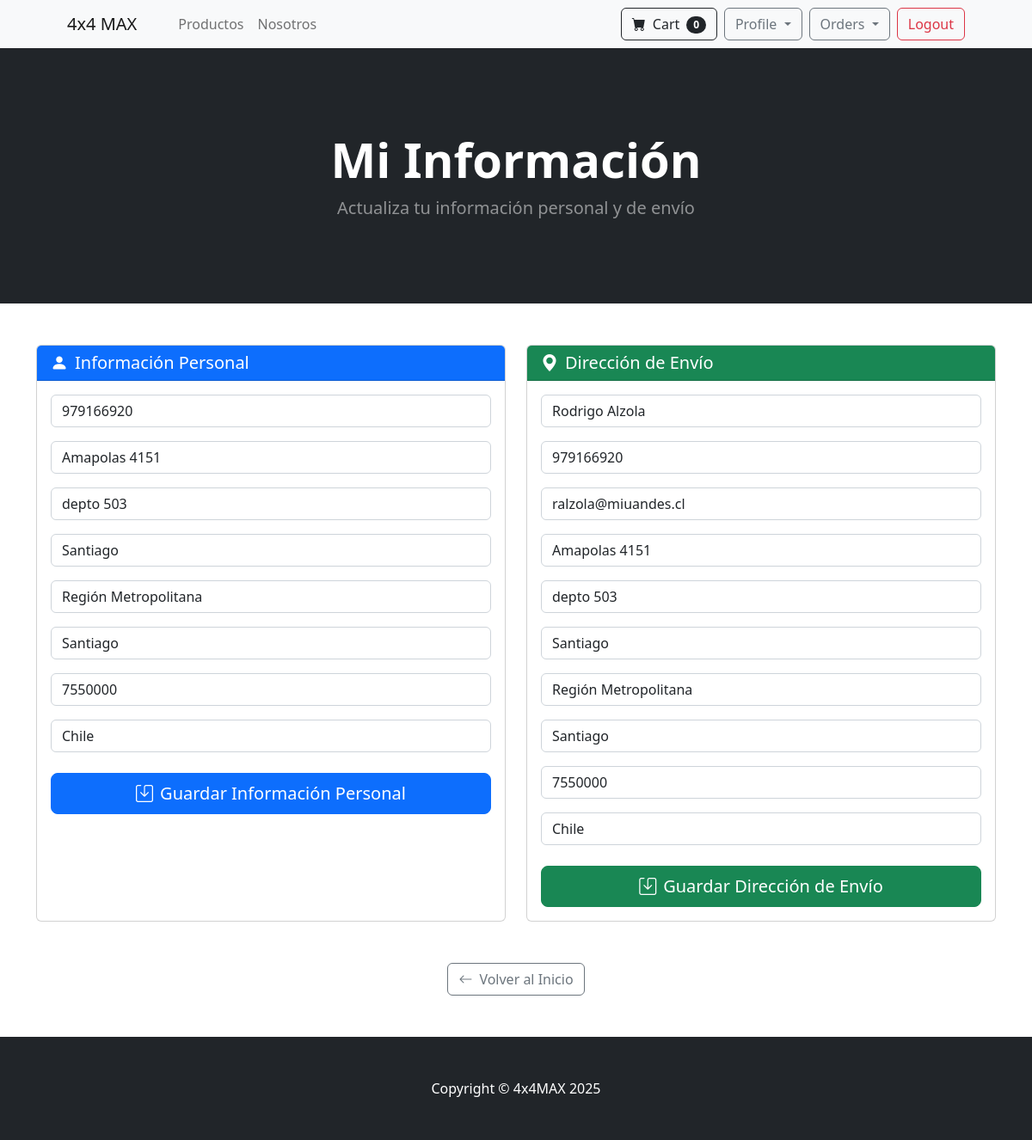
Before: /update_info/ (signed in) with the older database file.
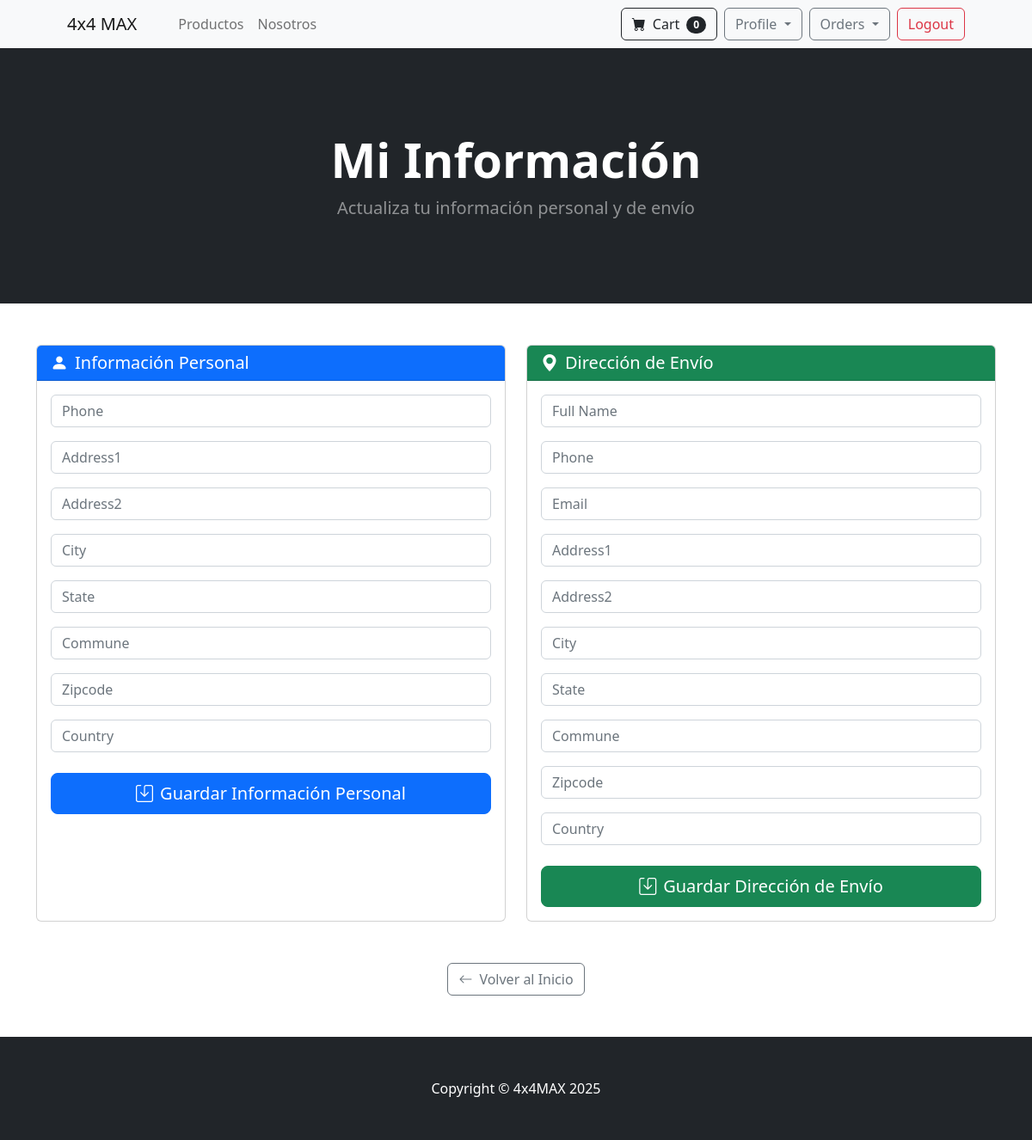
After: the same page with the newer database file.
### store/models.py (models this page shows, shortened)
class Profile(models.Model):
    user = models.OneToOneField(User, on_delete=models.CASCADE)
    full_name = models.CharField(max_length=100, blank=False)
    date_modified = models.DateTimeField(User, auto_now=True)
    phone = models.CharField(max_length=20, blank=False)
    email = models.EmailField(max_length=100, blank=False)
    address1 = models.CharField(max_length=200, blank=True)
    address2 = models.CharField(max_length=200, blank=True)
    city = models.CharField(max_length=200, blank=True)
    state = models.CharField(max_length=200, blank=True)
    commune = models.CharField(max_length=200, blank=True)
    zipcode = models.CharField(max_length=200, blank=True)
    country = models.CharField(max_length=200, blank=True)
    old_cart = models.CharField(max_length=200, blank=True)

### payment/models.py (models this page shows, shortened)
class ShippingAddress(models.Model):
    user = models.ForeignKey(User, on_delete=models.CASCADE, null=True, blank=True)
    shipping_full_name = models.CharField(max_length=255)
    shipping_phone = models.CharField(max_length=20)
    shipping_email = models.CharField(max_length=255)
    shipping_address1 = models.CharField(max_length=255)
    shipping_address2 = models.CharField(max_length=255, null=True, blank=True)
    shipping_city = models.CharField(max_length=255)
    shipping_state = models.CharField(max_length=255)
    shipping_commune = models.CharField(max_length=255)
    shipping_zipcode = models.CharField(max_length=255, null=True, blank=True)
    shipping_country = models.CharField(max_length=255)
    class Meta:
        verbose_name_plural = "Shipping Address"

### store/views.py (the view)
# urls.py: path('update_info/', views.update_info, name='update_info'),
def update_info(request):
    if request.user.is_authenticated:
        current_user, created = Profile.objects.get_or_create(user=request.user)
        shipping_user, created = ShippingAddress.objects.get_or_create(user=request.user)
        if request.method == 'POST':
            form_type = request.POST.get('form_type')
            if form_type == 'personal':
                form = UserInfoForm(request.POST, instance=current_user)
                if form.is_valid():
                    form.save()
                    messages.success(request, "Tu información personal ha sido actualizada correctamente.")
                    return redirect('update_info')
                else:
                    messages.error(request, "Hubo un error en la información personal. Por favor verifica los datos.")
                    shipping_form = ShippingForm(instance=shipping_user)
            elif form_type == 'shipping':
                shipping_form = ShippingForm(request.POST, instance=shipping_user)
                if shipping_form.is_valid():
                    shipping_form.save()
                    messages.success(request, "Tu dirección de envío ha sido actualizada correctamente.")
                    return redirect('update_info')
                else:
                    messages.error(request, "Hubo un error en la dirección de envío. Por favor verifica los datos.")
                    form = UserInfoForm(instance=current_user)
            else:
                form = UserInfoForm(instance=current_user)
                shipping_form = ShippingForm(instance=shipping_user)
        else:
            form = UserInfoForm(instance=current_user)
            shipping_form = ShippingForm(instance=shipping_user)
        return render(request, 'update_info.html', {
            'form': form,
            'shipping_form': shipping_form
        })
    else:
        messages.error(request, "Debes iniciar sesión para acceder a esta página.")
        return redirect('login')

### cart/cart.py (called while the page is built)
    def __len__(self):
        return len(self.cart)

### cart/context_processor.py (called while the page is built)
def cart(request):
    return {'cart': Cart(request)}

### store/templates/update_info.html (shortened to what this page needs)
{% extends 'base.html' %}
{% block content %}
<header class="bg-dark py-5">
    <div class="container px-4 px-lg-5 my-5">
        <div class="text-center text-white">
            <h1 class="display-4 fw-bolder">Mi Información</h1>
            <p class="lead fw-normal text-white-50 mb-0">Actualiza tu información personal y de envío</p>
        </div>
    </div>
</header>
<div class="container">
    <br/><br/>
    <div class="row">
        <div class="col-md-6">
            <div class="card h-100">
                <div class="card-header bg-primary text-white">
                    <h5 class="mb-0"><i class="bi bi-person-fill me-2"></i>Información Personal</h5>
                </div>
                <div class="card-body">
                    <form method="POST" action="{% url 'update_info' %}" id="personalInfoForm">
                        {{ form.as_p }}
                        <div class="d-grid mt-4">
                            <button type="submit" class="btn btn-primary btn-lg">
                                <i class="bi bi-save me-2"></i>Guardar Información Personal
                            </button>
                        </div>
                    </form>
                </div>
            </div>
        </div>
        <div class="col-md-6">
            <div class="card h-100">
                <div class="card-header bg-success text-white">
                    <h5 class="mb-0"><i class="bi bi-geo-alt-fill me-2"></i>Dirección de Envío</h5>
                </div>
                <div class="card-body">
                    <form method="POST" action="{% url 'update_info' %}" id="shippingInfoForm">
                        {{ shipping_form.as_p }}
                        <div class="d-grid mt-4">
                            <button type="submit" class="btn btn-success btn-lg">
                                <i class="bi bi-save me-2"></i>Guardar Dirección de Envío
                            </button>
                        </div>
                    </form>
                </div>
            </div>
        </div>
    </div>
    <br/><br/>
    <div class="text-center">
        <a href="{% url 'home' %}" class="btn btn-outline-secondary">
            <i class="bi bi-arrow-left me-2"></i>Volver al Inicio
        </a>
    </div>
    <br/><br/>
</div>
{% endblock %}

Changed rows visible on the page:
changed Profile: phone "979166920" → (not shown); address1 "Amapolas 4151" → (not shown); address2 "depto 503" → (not shown); city "Santiago" → (not shown); state "Región Metropolitana" → (not shown); commune "Santiago" → (not shown); zipcode "7550000" → (not shown); country "Chile" → (not shown)
changed ShippingAddress: shipping_full_name "Rodrigo Alzola" → (not shown); shipping_phone "979166920" → (not shown); shipping_email "ralzola@miuandes.cl" → (not shown); shipping_address1 "Amapolas 4151" → (not shown); shipping_address2 "depto 503" → (not shown); shipping_city "Santiago" → (not shown); shipping_state "Región Metropolitana" → (not shown); shipping_commune "Santiago" → (not shown); shipping_zipcode "7550000" → (not shown); shipping_country "Chile" → (not shown)
